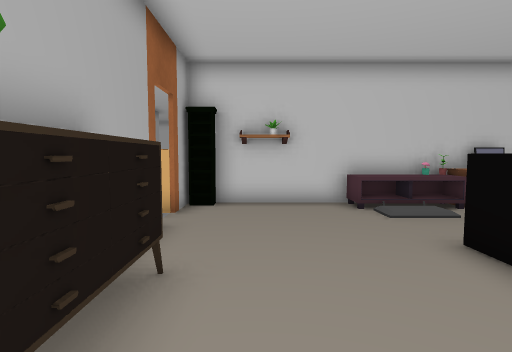
view 1 (above)

24 first-person views from a walk through a Unity game level. The camera is 1.5 m above the floor, tilts 4° down and sees 80° across. Doors are open. The floor is counted in squares, 1 m on a side. Each view is taken from the middle of a square. On the plan, view 1 faces up. The plan holds only what a view shows up to about 15 squares ahead; the rest is blank. The place goes on beyond the plan. The player is left out.

view 2
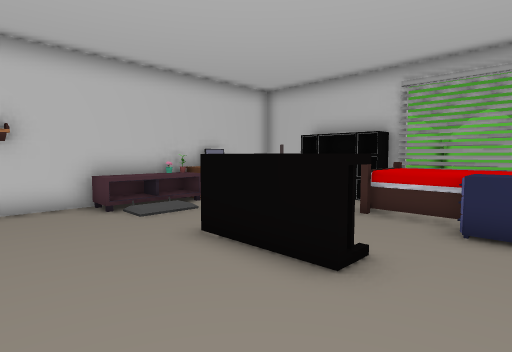

view 3
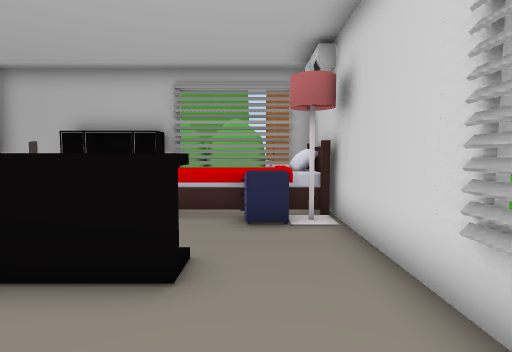

view 4
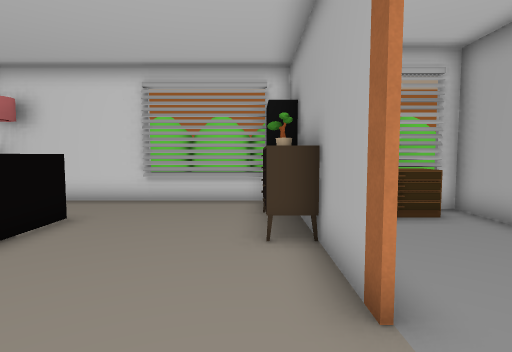

view 5
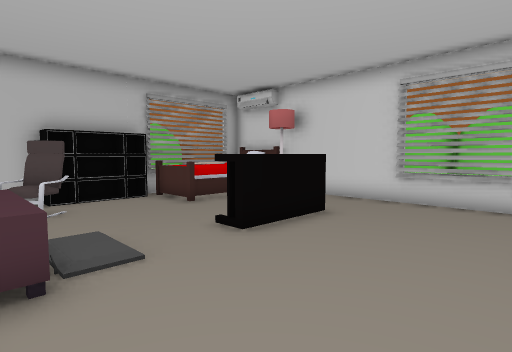

view 6
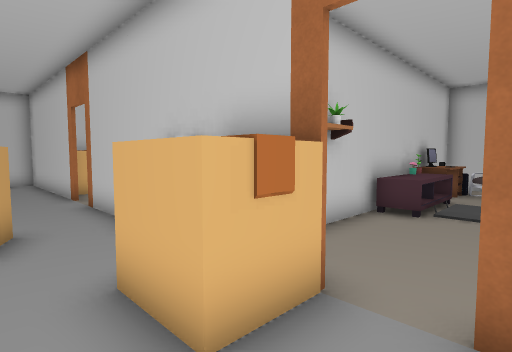

view 7
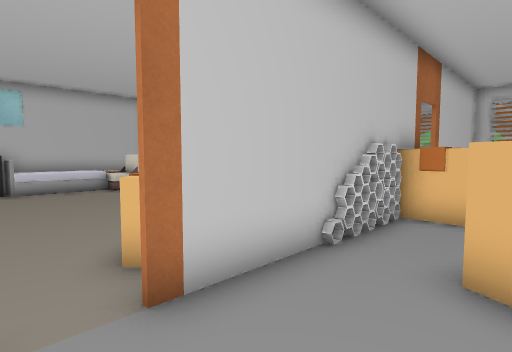

view 8
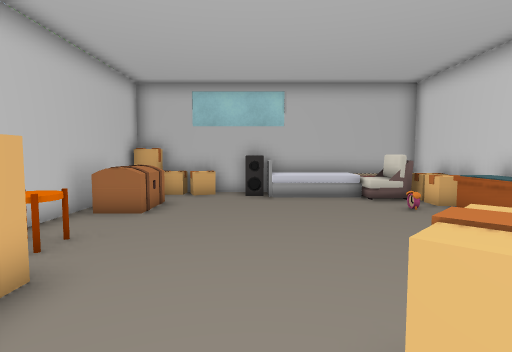

view 9
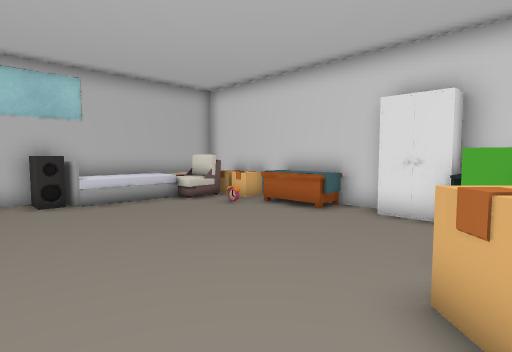

view 10
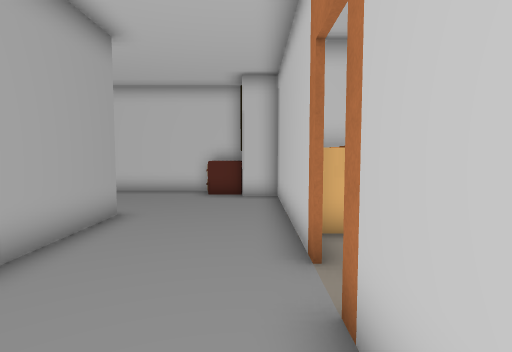

view 11
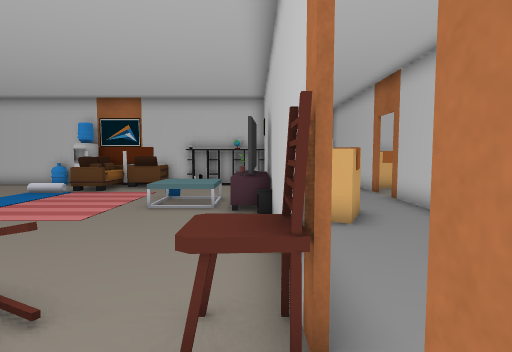

view 12
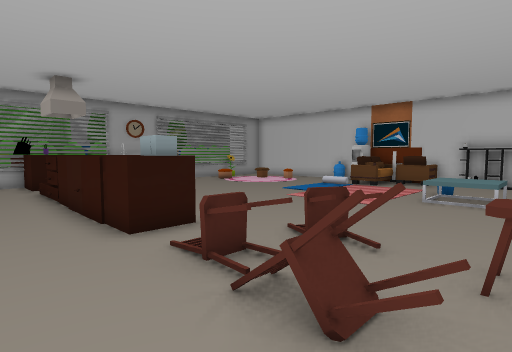

view 13
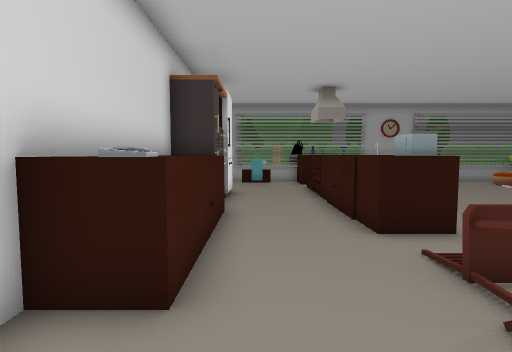

view 14
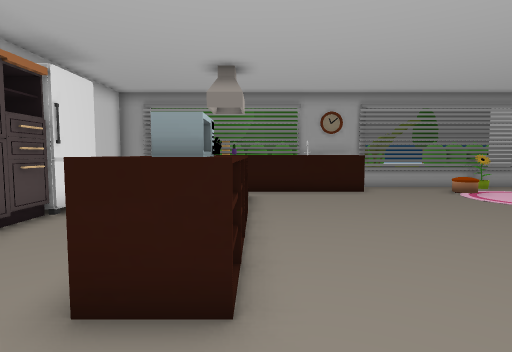

view 15
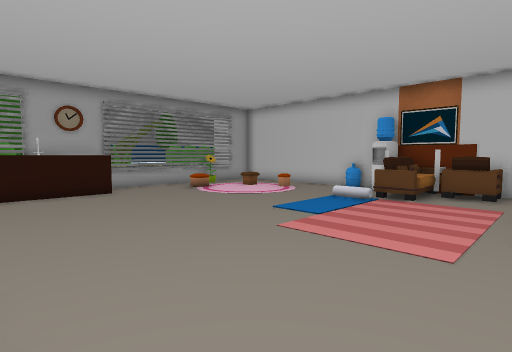

view 16
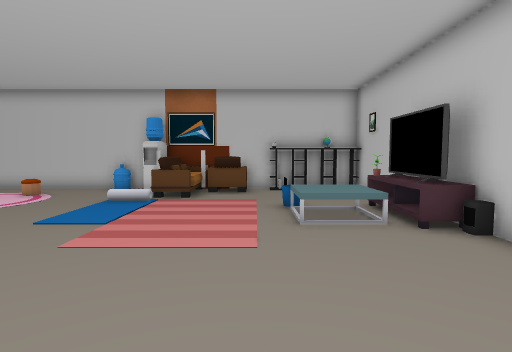

view 17
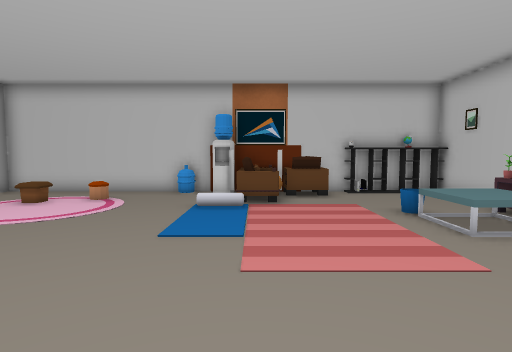

view 18
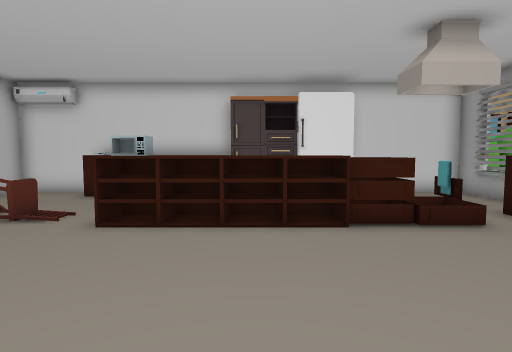

view 19
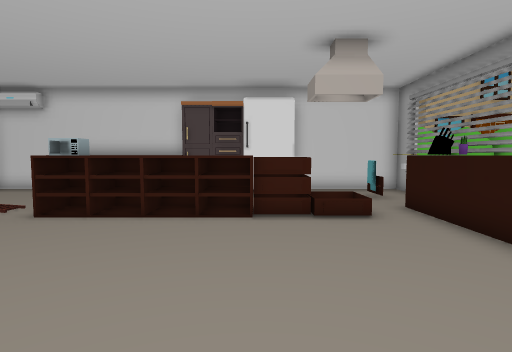

view 20
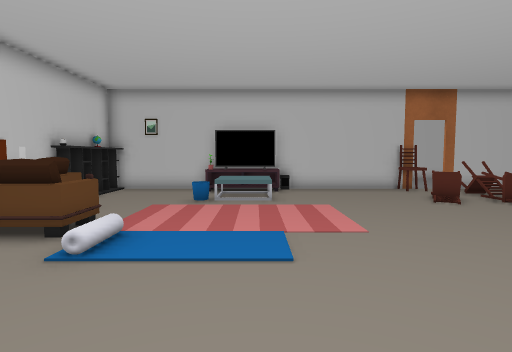

view 21
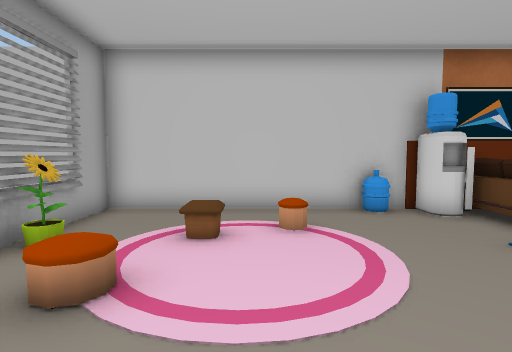

view 22
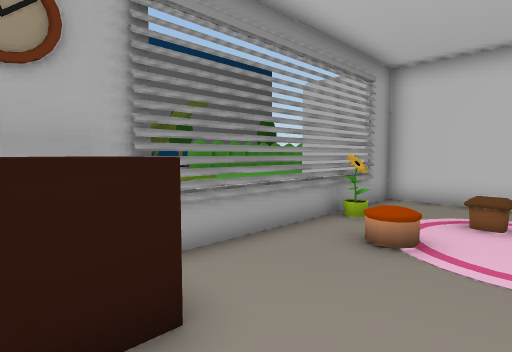

view 23
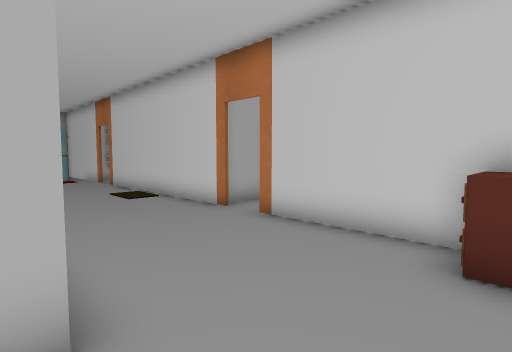

view 24
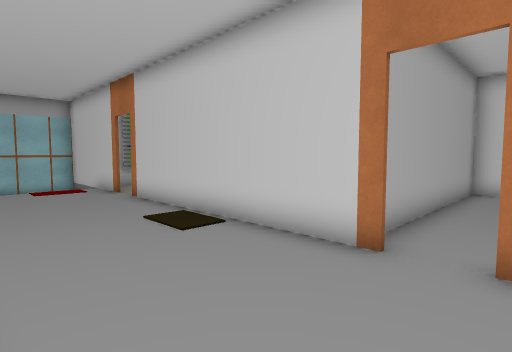

### Floor plan
Points are (right, up) in squares from view 1. A wall is a line through its corners. A room is listed if a view was taken in it or the views show most of it. See-through windows are left out.
Room 1 (views 1, 2, 3, 4, 5, 6, 8, 9, 10)
walls: (3.5, 9.5) (2.4, 9.5); (2.5, 9.6) (3.5, 9.6); (9.4, 9.6) (10.2, 9.6); (-2.1, 9.5) (-2.1, 7.8); (-2.2, 7.8) (-2.2, 9.5); (10.2, 7.1) (10.2, 10.6); (-2.1, 6.5) (-2.1, 3.5); (-2.2, 12.4) (-2.2, 13.6); (9.4, 4) (9.4, 7.1); (10.2, 3.2) (10.2, 4.6); (10.2, 15.5) (10.2, 17.5); (9.4, 16.4) (10, 16.4); (-1.2, -1) (8.1, -1); (10.2, -1) (10.2, -0.1); (-6.5, 2.6) (-6.5, 0.6); (10.2, 19.7) (9.4, 19.7) (9.4, 20.6); (9.9, 20.7) (4.1, 20.7)
ways out: opening at (-6, 6.5) to room 2; opening at (-4, 12) to room 2; opening at (-2, 16.5) to room 2
objects: other object (-5, 1) to (-4, 2); other object (-3, 8) to (-3, 9); other object (-2, 0) to (-1, 0); other object (-2, 2); other object (-2, 2) to (-1, 3); other object (-2, 10); other object (-2, 11); other object (-2, 12); other object (-1, 10) to (0, 11); other object (-1, 12) to (0, 13); other object (-1, 14) to (0, 15); other object (-1, 19) to (0, 20); other object (1, 10) to (2, 10); other object (1, 19) to (1, 20); other object (3, 9) to (6, 9); other object (3, 20); other object (4, 2) to (4, 5); other object (4, 10) to (6, 11); other object (6, 19) to (7, 20); other object (7, 0); other object (7, 1); other object (7, 9) to (8, 9); other object (7, 10); other object (8, 0) to (9, 3); other object (8, 7) to (9, 8); other object (8, 10) to (9, 11); other object (8, 11) to (9, 12); other object (9, 9); other object (9, 13) to (10, 16); other object (9, 18) to (10, 18); other object (10, 11) to (10, 12); other object (10, 19); other object (12, 1) to (12, 2); other object (12, 3) to (12, 5)
Room 2 (views 7, 11, 12, 13, 14, 15, 16, 17, 18, 19, 20, 21, 22, 23, 24)
walls: (-6.6, 15.5) (-6.6, 20.4); (-13.1, 5.3) (-16.6, 5.3) (-16.6, 6.9); (-16.6, 6.1) (-16.6, 5.6); (-15.1, 5.4) (-14, 5.4); (-17.9, 6.8) (-12.7, 6.8) (-12.7, 6.4); (-6.6, 7.5) (-6.6, 11.6); (-17.4, 20.4) (-24.1, 20.4) (-24.1, 17.4); (-17.4, 5.4) (-15.3, 5.4) (-15.3, 6.9); (-22.3, 11.5) (-22.3, 5.3); (-6.5, 20.6) (-6.5, 17); (-2.2, 13.6) (-2.2, 15.8); (-15.1, 2.2) (-10.4, 2.2); (-2.2, 17) (-2.2, 24) (-3.5, 24); (-24.1, 16.5) (-24.1, 8.9); (-9.9, 1.6) (-9.9, 0.8); (-15.1, 0.8) (-5.9, 0.8); (-10.9, 25.6) (-20.1, 25.6); (-22.3, 3.8) (-22.3, 2.9); (-22.1, 3.4) (-22.1, 2.8); (-22.2, 3.4) (-22, 2.9); (-6.6, 0.8) (-6.6, 5.8); (-11.3, 27.5) (-11.3, 26.1); (-21.4, 25.6) (-25.6, 25.6); (-22.1, 0.8) (-19.6, 0.8); (-3.5, 25.6) (-9.5, 25.6); (-11.3, 33.4) (-11.3, 30.4); (11.9, -0.4) (11.9, 0.4)
low walls: (-22.3, 2.8) (-22.3, 2.3)
ways out: opening at (-6, 6.5) to room 1; opening at (-4, 12) to room 1; opening at (-2, 16.5) to room 1; open door at (-22, 1.5) to room 3; open door at (-21.7, 4.7) to room 3; opening at (-25, 5); opening at (-21, 26); opening at (-10, 34)
objects: other object (-22, 15); other object (-21, 17) to (-21, 18); other object (-19, 1) to (-18, 2); other object (-19, 5) to (-18, 6); other object (-19, 7); other object (-19, 18); other object (-17, 1) to (-17, 2); other object (-17, 20); other object (-16, 2); other object (-16, 20); other object (-15, 17) to (-13, 19); other object (-15, 19) to (-13, 20); other object (-14, 6) to (-13, 6); other object (-12, 19) to (-11, 20); other object (-10, 2); other object (-10, 6); other object (-10, 7) to (-9, 8); other object (-10, 14) to (-8, 15); other object (-10, 16); other object (-10, 20) to (-8, 20); other object (-8, 5) to (-8, 6); other object (-7, -3) to (-6, -2); other object (-7, 7) to (-7, 8); other object (-7, 13); other object (-7, 14) to (-7, 15); other object (-7, 16); other object (-6, 12) to (-5, 13); other object (-5, 25) to (-4, 25); other object (-2, -3) to (-1, -2); other object (0, -3) to (1, -2); other object (2, -3) to (3, -2); other object (4, -2)
Room 3 (no view inside)
walls: (-24.1, 3.1) (-24.1, 0.8) (-22.1, 0.8); (-22.3, 5.3) (-24.1, 5.3)
ways out: open door at (-22, 1.5) to room 2; open door at (-21.7, 4.7) to room 2
objects: other object (-23, 3)

Where each view was taken, in squares from view 1:
view 1: 0 up, 0 right, facing up
view 2: 0 up, 0 right, facing up-right
view 3: 1 up, 0 right, facing right
view 4: 9 up, 1 left, facing down
view 5: 9 up, 1 left, facing down-right
view 6: 6 up, 5 left, facing up-right
view 7: 17 up, 5 left, facing down-right
view 8: 16 up, 2 left, facing right
view 9: 18 up, 1 left, facing down-right
view 10: 13 up, 3 left, facing up
view 11: 5 up, 7 left, facing up
view 12: 3 up, 7 left, facing up-left
view 13: 3 up, 7 left, facing left
view 14: 7 up, 10 left, facing left
view 15: 7 up, 10 left, facing up-left
view 16: 7 up, 11 left, facing up
view 17: 8 up, 14 left, facing up
view 18: 13 up, 16 left, facing down
view 19: 14 up, 18 left, facing down
view 20: 14 up, 20 left, facing right
view 21: 12 up, 20 left, facing up
view 22: 10 up, 20 left, facing up-left
view 23: 20 up, 4 left, facing up-left
view 24: 21 up, 9 left, facing up-left
